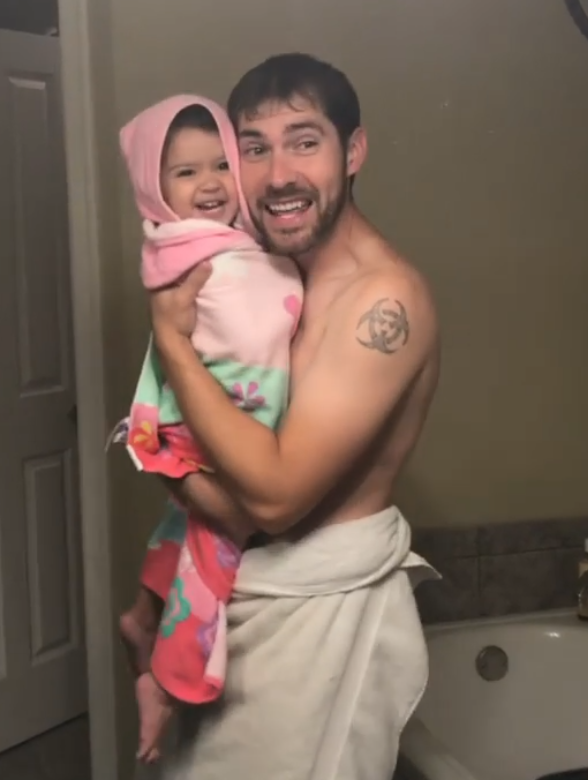
#> input picture Notes/pic.PNG, 588 x 780 px
$ jupyter execute 'Working with images_practice.ipynb'   (shell and % lines are left out)
#> lines starting #> are read from the running program, lines starting #| are printed output that depends on the picture
[cell 1]
import cv2
import imutils
import matplotlib.pyplot as plt

[cell 2]
#alternative to cv2.imshow(image), cv2.waitKey(10),cv2.destroyAllWindows(); as these are hanging
def imshow(image):
    plt.axis("off")
    plt.imshow(cv2.cvtColor(image,cv2.COLOR_BGR2RGB))

In this Notebook, I work on

- Loading and displaying an image and its dimensions
- Accessing individual pixels
- Array slicing and cropping i.e Extracting “regions of interest” (ROIs)
- Resizing images
- Rotating an image and Bound rotating an image
- Smoothing(Blurring) an image
- Drawing on an image
    - Rectangle
    - Circle
    - line
    - text

[cell 3]
file = './pic.PNG'
image = cv2.imread(file)
#> image is the input picture: shape (780, 588, 3); mean B, G, R 86.5, 98.6, 119.1
image.shape
#> Out = (780, 588, 3)

### image dimensions usually will be width x height  i.e 588 x 780;
### cv2 reads height x width

[cell 4]
(height, width, depth) = image.shape
#> height = 780; width = 588; depth = 3

# height = no. of rows
# width  = no. of columns
# depth  = no. of channles

[cell 5]
print('height = {}, width = {}, depth = {}'.format(height, width, depth))
#| height = 780, width = 588, depth = 3

[cell 6]
imshow(image)

[cell 7]
(B, G, R) = image[160,132]
#> B = 131; G = 132; R = 178

### Extracting “regions of interest” (ROIs)

Done as Array slicing is with the format:
- image[startY:endY, startX:endX]

> Since we are trying to access/manipulate numpy array, we use (y,x) rather than (x,y)

This code grabs “regions of interest” (ROIs) which we then display

[cell 8]
roi = image[132:217,160:245]
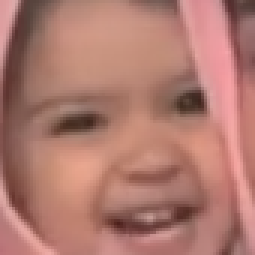
#> roi: shape (85, 85, 3) (shown 3 times larger); mean B, G, R 111.2, 121.9, 175.5

[cell 9]
imshow(roi)

### Resizing images is important for a number of reasons.
- First, you might want to resize a large image to fit on your screen.
- Image processing is also faster on smaller images because there are fewer pixels to process.
- In the case of deep learning, we often resize images, ignoring aspect ratio, so that the volume fits into a network which requires that an image be square and of a certain dimension.

2 ways
- resize ignoring aspect ratio. but image may now be distorted because we didn’t take into account the aspect ratio
- calculate the aspect ratio of the original image and use it to resize an image so that it doesn’t appear squished and distorted
    - Can do step by step or use a existing method from imutils library

[cell 10]
resized = cv2.resize(image, (200,200))
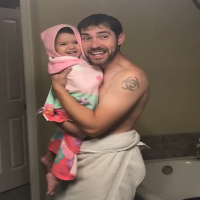
#> resized: shape (200, 200, 3); mean B, G, R 86.4, 98.6, 119

[cell 11]
imshow(resized)
resized.shape
#> Out = (200, 200, 3)

# Figure looks streched. It is so as the aspect ratio is changed. We have 2 alternative methods.

[cell 12]
#1. either reduce the shape by 2/3/n times like below
resized_1 = cv2.resize(image, (int(width/4),int(height/4)))

[cell 13]
imshow(resized_1)
resized_1.shape
#> Out = (195, 147, 3)
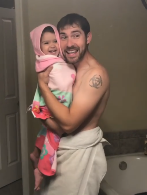
#> shown: shape (195, 147, 3); mean R, G, B 119.2, 98.8, 86.6

[cell 14]
#2. keep the aspect ratio same using below method
ratio = 200/width
#> ratio = 0.34
dimension = (200, int(height * ratio))
#> dimension = (200, 265)
resized_2 = cv2.resize(image,dimension)

[cell 15]
imshow(resized_2)
resized_2.shape

[cell 16]
#using imutils.resize will take aspect ratio into account as well
resized_3 = imutils.resize(image,width=200)
imshow(resized_3)
resized_3.shape

### Rotating an image

Rotating an image about the center point requires that
- we first calculate the center (x, y)-coordinates of the image
    - Note: We use //  to perform integer math (i.e., no floating point values).
- we then calculate a rotation matrix, M.  ***positive angles are counterclockwise and negative angles are clockwise.***
- From there we warp the image using the matrix (effectively rotating it)

###### Can do step by step or use a existing rotate method from imutils library

> OpenCV doesn’t care if our image is clipped and out of view after the rotation.

###### use imutils.rotate_bound to avoid clipped image

[cell 17]
center = (width//2, height//2)
AffineMatrix = cv2.getRotationMatrix2D(center,45,1)
rotated = cv2.warpAffine(image,AffineMatrix,(width, height))
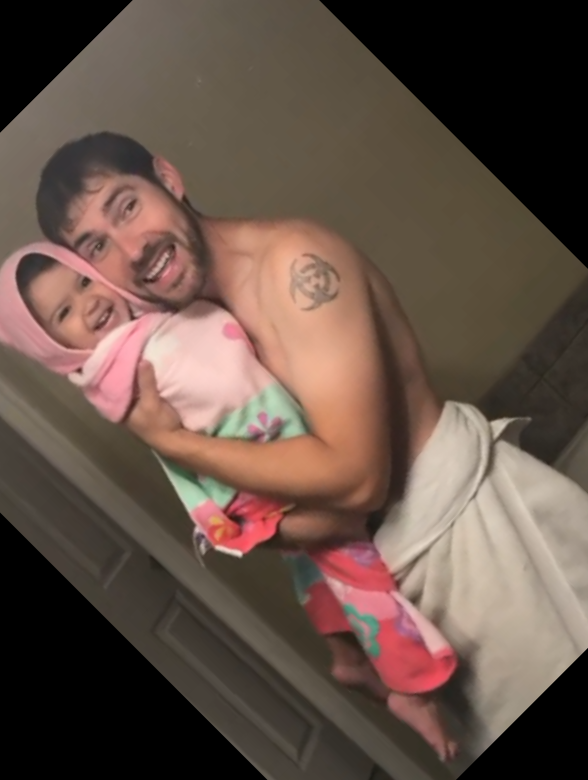
#> rotated: shape (780, 588, 3); mean B, G, R 70.9, 81.1, 99.9

[cell 18]
imshow(rotated)

[cell 19]
rotated = imutils.rotate(image, -45)
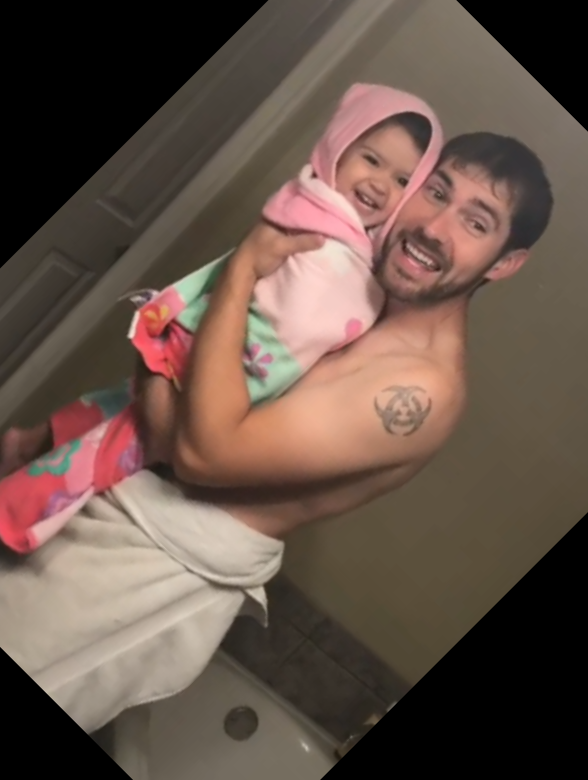
#> rotated: shape (780, 588, 3); mean B, G, R 72.3, 82.6, 101.2

[cell 20]
imshow(rotated)

[cell 21]
bound_rotate = imutils.rotate_bound(image, 45)
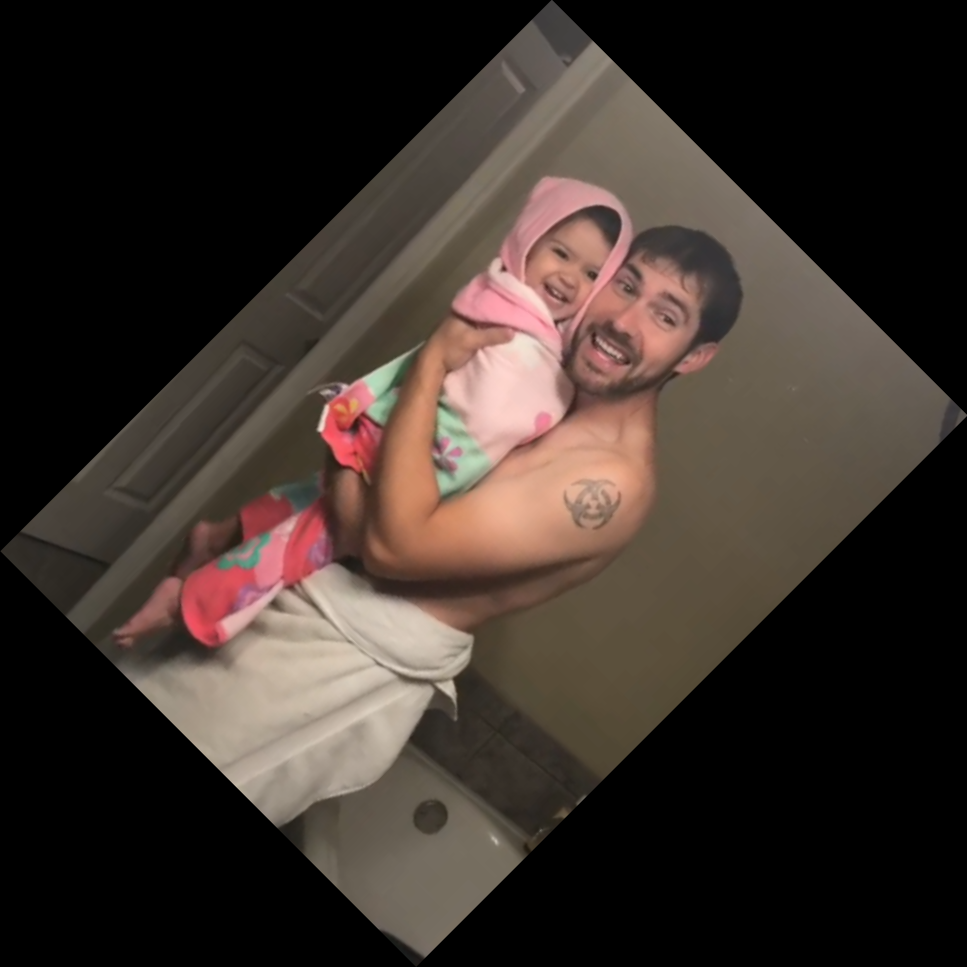
#> bound_rotate: shape (967, 967, 3); mean B, G, R 42.4, 48.4, 58.4

[cell 22]
imshow(bound_rotate)

#### Smoothing an image

In many image processing pipelines, ***we must blur an image to reduce high-frequency noise,*** _making it easier for our algorithms to detect and understand the actual contents of the image rather than just noise that will “confuse” our algorithms._

Blurring an image is very easy in OpenCV and there are a number of ways to accomplish it.
- we often use the GaussianBlur  function, different functions available
- Larger kernels would yield a more blurry image. Smaller kernels will create less blurry images.

[cell 23]
#Blurring/smoothing
blurred = cv2.GaussianBlur(image,(11,11),0)

[cell 24]
imshow(blurred)

### Drawing on an image

> ***drawing operations on images are performed in-place.***

Therefore at the beginning of each code block, we make a copy of the original image storing the copy. We then proceed to draw on the copy in-place so we do not destroy our original image.

[cell 25]
img = image.copy()

#### Drawing rectangles

Drawing rectangles in OpenCV couldn’t be any easier. Following are parameters to the cv2.rectangle

    img : The destination imThe age to draw upon.
    pt1 : Our starting pixel coordinate which is the top-left.
    pt2 : The ending pixel — bottom-right.
    color : BGR tuple. ex. To represent red, it is (0 , 0, 255) .
    thickness : Line thickness (a negative value will make a solid rectangle).

> Since we are using OpenCV’s functions rather than NumPy operations we can supply our coordinates in (x, y) order rather than (y, x) since we are not manipulating or accessing the NumPy array directly — OpenCV is taking care of that for us

[cell 26]
#Rectangle
#img = image.copy()
cv2.rectangle(img,(160,132),(245,217),(0,0,255),6)
imshow(img)

### drawing circle
To draw a circle, you need to supply following parameters to cv2.circle :

    img : The destination imThe age to draw upon.
    center : Our circle’s center coordinate.
    radius : The circle radius in pixels.
    color : Circle color.
    thickness : The line thickness. Since I supplied a negative value ( -1 ), the circle is solid/filled in.

[cell 27]
#img = image.copy()
cv2.circle(img,(434,201),50,(0,0,255),-1)
imshow(img)

[cell 28]
imshow(imutils.resize(img,width=400))

### Drawing a line

> ***Similar to that of rectangle***

[cell 29]
#img = image.copy()
cv2.line(img,(209,176),(434,201),(0,255,0),5)
imshow(img)

### Text on image

Oftentimes you’ll find that you want to overlay text on an image for display purposes.
- If you’re working on face recognition you’ll likely want to draw the person’s name above their face. Or
- if you advance in your computer vision career you may build an image classifier or object detector.

In these cases, you’ll find that you want to draw text containing the class name and probability.

The **putText** function of OpenCV is responsible for drawing text on an image. Let’s take a look at the required parameters:

    img : The output image.
    text : The string of text we’d like to write/draw on the image.
    pt : The starting point for the text.
    font : cv2.FONT_(tab can help); I often use the cv2.FONT_HERSHEY_SIMPLEX .
    scale : Font size multiplier.
    color : Text color.
    thickness : The thickness of the stroke in pixels.

[cell 30]
cv2.putText(img,"Nano..!!!!",(434,201),cv2.FONT_HERSHEY_SIMPLEX,0.7,(255,0,0),1)
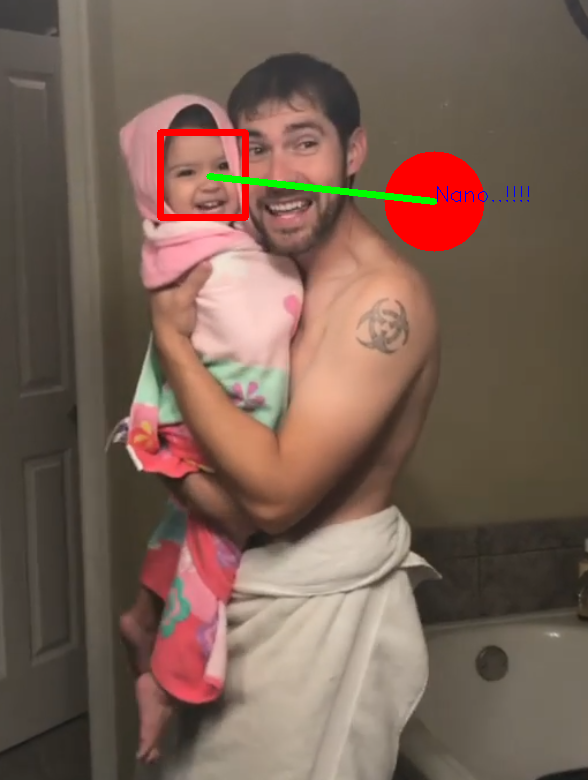
#> img: shape (780, 588, 3); mean B, G, R 84.5, 97.1, 121.5
imshow(img)

[cell 31]
cv2.imwrite("edited.png",img)
#> Out = True
